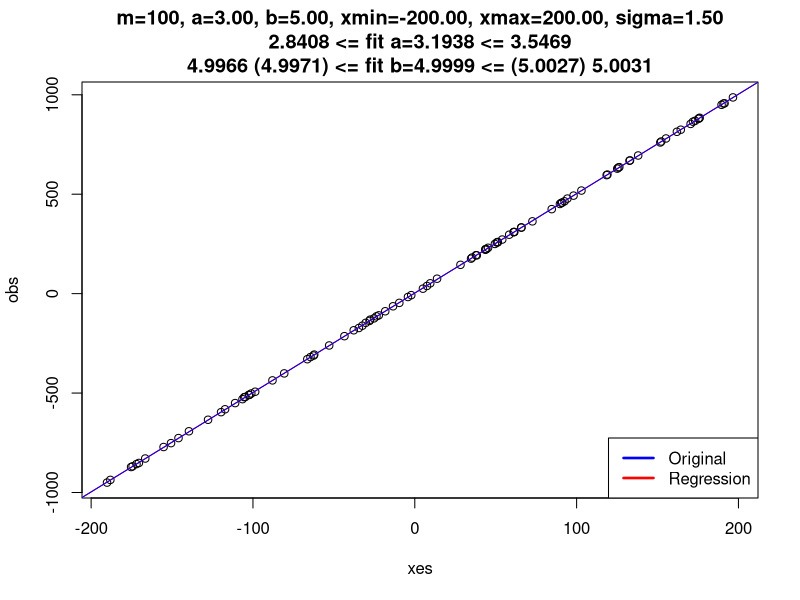

The R script that drew this image:
# PR 1
gensrobs <- function(m, a, b, xmin, xmax, sigma)
{
  xes = runif(m, xmin, xmax)
  # sigma patrat ?!?
  epsilons = rnorm(m, mean=0, sd=sigma)
  #print (xes)
  #print (epsilons)
  obs = mapply(
    function(x, eps) a + b * x + eps,
    xes, epsilons
  )
#  print (cbind(obs, xes))
  return (cbind(xes, obs))
}

# PR 2

# b = fit b +/- T 2.5% (m-2) . standard error (fit b), same for a
# P(b fit - * <= b <= b fit + *) = 95%
# Calculat confidence interval manual - std error etc
# SE(fit b) = sigma (original) / sqrt(m) * Sx  - std deviation for x = (sum(xi) - e(x))^2 / m
# S = estimator pt sigma = (sum (yi - e(y)))^2 / (m - 2), in loc de sigma (original)
# m - 2 == gradul de libertate, nr de observatii - nr de variabile - 1
# SE(fit b) = S / (sqrt(sum (xi = e(x))^2))
# var(b fit) = S^2 / (m * Sx^2)

confint_manual <- function(d, found_slope, found_intercept)
{
  print("BEGIN confint_manual")
  xes = d[,1]
  justobs = d[,2]
  print (found_slope)
  print (found_intercept)
  fitted_obs = sapply(xes, function(x) x * found_slope + found_intercept)
  sse = sum(mapply(function(x, y) (x - y)**2, justobs, fitted_obs))
  sigma_est_curs = sqrt(sse / (length(justobs) - 2))
  ss_xes = sum(xes^2)
  t25n2 = qt(.975, df=(length(justobs) - 2))
  cat("sigma estimated:", sigma_est_curs, "\n")
  cat("t 2.5%", length(justobs) - 2, " degrees of freedom: ", t25n2, "\n")
  cat("sum of squares for x:", ss_xes, "\n")
  ci_slope_min = found_slope - t25n2 * sigma_est_curs / sqrt(ss_xes)
  ci_slope_max = found_slope + t25n2 * sigma_est_curs / sqrt(ss_xes)
  cat("ci_slope_min:", ci_slope_min, "\n")
  cat("ci_slope_max:", ci_slope_max, "\n")
  ci_int_min = found_intercept - t25n2 * sigma_est_curs / sqrt(ss_xes)
  ci_int_max = found_intercept + t25n2 * sigma_est_curs / sqrt(ss_xes)
  cat("ci_int_min:", ci_int_min, "\n")
  cat("ci_int_max:", ci_int_max, "\n")  
  return (c(ci_slope_min, ci_slope_max))
  print("END confint_manual")
}

simpleregression <- function(counter, m, a, b, xmin, xmax, sigma)
{
  d = gensrobs(m, a, b, xmin, xmax, sigma)
  
  fname = sprintf("simple_regression_%d.pdf", counter)
  pdf(fname, 8.27, 5.83) # A5
  fit = lm(obs ~ xes, as.data.frame(d))
  ci_b = confint(fit, 'xes', 0.975)
  ci_a = confint(fit, '(Intercept)', 0.975)
  ci_manual = confint_manual(d, unname(fit$coefficients[2]), unname(fit$coefficients[1]))
  print(ci_b[1])
  print(ci_b[2])
  
  title2 = sprintf("m=%d, a=%.2f, b=%.2f, xmin=%.2f, xmax=%.2f, sigma=%.2f\n%.4f <= fit a=%.4f <= %.4f\n%.4f (%.4f) <= fit b=%.4f <= (%.4f) %.4f",
                   m, a, b, xmin, xmax, sigma,
                   ci_a[1], fit$coefficients[1], ci_a[2],
                   ci_b[1], ci_manual[1], fit$coefficients[2], ci_manual[2], ci_b[2])
  plot(main=title2, d)
  abline(coef(fit), col="red")
  abline(a, b, col="blue")
  legend("bottomright", # places a legend at the appropriate place
         c("Original","Regression"), # puts text in the legend
         lty=c(1,1), # gives the legend appropriate symbols (lines)
         lwd=c(2.5,2.5),col=c("blue","red")) # gives the legend lines the correct color and width
  dev.off()
  print("===========================================")
  print(sprintf("m=%d, a=%.2f, b=%.2f",
                   m, a, b))
  print(sprintf("xmin=%.2f, xmax=%.2f",
                   xmin, xmax))
  print(sprintf("sigma=%.2f",
                   sigma))
  print(sprintf("fit a=%.2f, fit b=%.2f",
                   fit$coefficients[1], fit$coefficients[2]))
# b = fit b +/- T 2.5% (m-2) . standard error (fit b), same for a
# P(b fit - * <= b <= b fit + *) = 95%
# Calculat confidence interval manual - std error etc
# SE(fit b) = sigma (original) / sqrt(m) * Sx  - std deviation for x = (sum(xi) - e(x))^2 / m
# S = estimator pt sigma = (sum (yi - e(y)))^2 / (m - 2), in loc de sigma (original)
# m - 2 == gradul de libertate, nr de observatii - nr de variabile - 1
# SE(fit b) = S / (sqrt(sum (xi = e(x))^2))

# var(b fit) = S^2 / (m * Sx^2)
  print(confint(fit, 'xes', 0.95))
  print(confint(fit, '(Intercept)', 0.95))
}

# Counter for file name, no of samples, a, b, minx, maxx, sigma
simpleregression(1, 100, 3, 5, -200, 200, 1.5)
#simpleregression(2, 10, 3, 5, -5, 5, 1)
#simpleregression(3, 10000, 3, 5, -5, 5, 1)
#simpleregression(4, 10, 3, 5, 5, 5.2, 1)
#simpleregression(5, 10000, 3, 5, 5, 5.2, 1)
#simpleregression(6, 10, 3, 5, 5, 5.2, 0.01)

#d = gensrobs(10000, 3, 5, -5, 5, 1)
#fit = lm(obs ~ xes, as.data.frame(d))